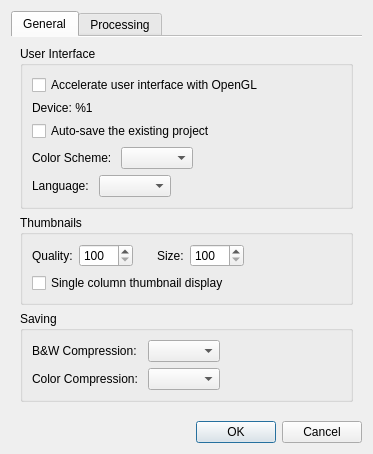
<?xml version="1.0" encoding="UTF-8"?>
<ui version="4.0">
 <class>SettingsDialog</class>
 <widget class="QDialog" name="SettingsDialog">
  <property name="geometry">
   <rect>
    <x>0</x>
    <y>0</y>
    <width>337</width>
    <height>419</height>
   </rect>
  </property>
  <property name="windowTitle">
   <string>Settings</string>
  </property>
  <layout class="QVBoxLayout" name="verticalLayout">
   <item>
    <widget class="QTabWidget" name="tabWidget">
     <property name="currentIndex">
      <number>0</number>
     </property>
     <property name="documentMode">
      <bool>true</bool>
     </property>
     <widget class="QWidget" name="tab">
      <attribute name="title">
       <string>General</string>
      </attribute>
      <layout class="QVBoxLayout" name="verticalLayout_4">
       <item>
        <widget class="QGroupBox" name="groupBox">
         <property name="title">
          <string>User Interface</string>
         </property>
         <layout class="QVBoxLayout" name="verticalLayout_2">
          <item>
           <widget class="QCheckBox" name="enableOpenglCb">
            <property name="text">
             <string>Accelerate user interface with OpenGL</string>
            </property>
           </widget>
          </item>
          <item>
           <widget class="QLabel" name="openglDeviceLabel">
            <property name="text">
             <string>Device: %1</string>
            </property>
           </widget>
          </item>
          <item>
           <widget class="QCheckBox" name="autoSaveProjectCB">
            <property name="text">
             <string>Auto-save the existing project</string>
            </property>
           </widget>
          </item>
          <item>
           <layout class="QHBoxLayout" name="horizontalLayout">
            <item>
             <widget class="QLabel" name="colorSchemeLabel">
              <property name="text">
               <string>Color Scheme: </string>
              </property>
             </widget>
            </item>
            <item>
             <widget class="QComboBox" name="colorSchemeBox"/>
            </item>
            <item>
             <spacer name="horizontalSpacer">
              <property name="orientation">
               <enum>Qt::Horizontal</enum>
              </property>
              <property name="sizeHint" stdset="0">
               <size>
                <width>1</width>
                <height>1</height>
               </size>
              </property>
             </spacer>
            </item>
           </layout>
          </item>
          <item>
           <layout class="QHBoxLayout" name="horizontalLayout_4">
            <item>
             <widget class="QLabel" name="languageLabel">
              <property name="text">
               <string>Language: </string>
              </property>
             </widget>
            </item>
            <item>
             <widget class="QComboBox" name="languageBox"/>
            </item>
            <item>
             <spacer name="horizontalSpacer_4">
              <property name="orientation">
               <enum>Qt::Horizontal</enum>
              </property>
              <property name="sizeHint" stdset="0">
               <size>
                <width>1</width>
                <height>1</height>
               </size>
              </property>
             </spacer>
            </item>
           </layout>
          </item>
         </layout>
         <zorder>enableOpenglCb</zorder>
         <zorder>autoSaveProjectCB</zorder>
         <zorder>openglDeviceLabel</zorder>
        </widget>
       </item>
       <item>
        <widget class="QGroupBox" name="thumbnailsParams">
         <property name="title">
          <string>Thumbnails</string>
         </property>
         <layout class="QVBoxLayout" name="verticalLayout_7">
          <item>
           <layout class="QHBoxLayout" name="horizontalLayout_8">
            <item>
             <layout class="QHBoxLayout" name="horizontalLayout_9">
              <item>
               <widget class="QLabel" name="thumbnailQualityLabel">
                <property name="text">
                 <string>Quality:</string>
                </property>
               </widget>
              </item>
              <item>
               <widget class="QSpinBox" name="thumbnailQualitySB">
                <property name="toolTip">
                 <string>The pixel size of the thumbnail image. The default value is 200.</string>
                </property>
                <property name="minimum">
                 <number>100</number>
                </property>
                <property name="maximum">
                 <number>1500</number>
                </property>
                <property name="singleStep">
                 <number>25</number>
                </property>
               </widget>
              </item>
             </layout>
            </item>
            <item>
             <spacer name="horizontalSpacer_7">
              <property name="orientation">
               <enum>Qt::Horizontal</enum>
              </property>
              <property name="sizeType">
               <enum>QSizePolicy::Fixed</enum>
              </property>
              <property name="sizeHint" stdset="0">
               <size>
                <width>18</width>
                <height>1</height>
               </size>
              </property>
             </spacer>
            </item>
            <item>
             <layout class="QHBoxLayout" name="horizontalLayout_10">
              <item>
               <widget class="QLabel" name="thumbnailSizeLabel">
                <property name="text">
                 <string>Size:</string>
                </property>
               </widget>
              </item>
              <item>
               <widget class="QSpinBox" name="thumbnailSizeSB">
                <property name="toolTip">
                 <string>The thumbnail size in the view. The default value is 250.</string>
                </property>
                <property name="minimum">
                 <number>100</number>
                </property>
                <property name="maximum">
                 <number>2000</number>
                </property>
                <property name="singleStep">
                 <number>25</number>
                </property>
               </widget>
              </item>
             </layout>
            </item>
            <item>
             <spacer name="horizontalSpacer_8">
              <property name="orientation">
               <enum>Qt::Horizontal</enum>
              </property>
              <property name="sizeHint" stdset="0">
               <size>
                <width>1</width>
                <height>1</height>
               </size>
              </property>
             </spacer>
            </item>
           </layout>
          </item>
          <item>
           <widget class="QCheckBox" name="singleColumnThumbnailsCB">
            <property name="text">
             <string>Single column thumbnail display</string>
            </property>
           </widget>
          </item>
         </layout>
        </widget>
       </item>
       <item>
        <widget class="QGroupBox" name="groupBox_2">
         <property name="title">
          <string>Saving</string>
         </property>
         <layout class="QHBoxLayout" name="horizontalLayout_2">
          <item>
           <layout class="QGridLayout" name="gridLayout">
            <item row="0" column="0">
             <widget class="QLabel" name="tiffCompressionBWLabel">
              <property name="text">
               <string>B&amp;W Compression: </string>
              </property>
             </widget>
            </item>
            <item row="0" column="1">
             <widget class="QComboBox" name="tiffCompressionBWBox"/>
            </item>
            <item row="1" column="0">
             <widget class="QLabel" name="tiffCompressionColorLabel">
              <property name="text">
               <string>Color Compression: </string>
              </property>
             </widget>
            </item>
            <item row="1" column="1">
             <widget class="QComboBox" name="tiffCompressionColorBox"/>
            </item>
           </layout>
          </item>
          <item>
           <spacer name="horizontalSpacer_2">
            <property name="orientation">
             <enum>Qt::Horizontal</enum>
            </property>
            <property name="sizeHint" stdset="0">
             <size>
              <width>1</width>
              <height>1</height>
             </size>
            </property>
           </spacer>
          </item>
         </layout>
        </widget>
       </item>
       <item>
        <spacer name="verticalSpacer_2">
         <property name="orientation">
          <enum>Qt::Vertical</enum>
         </property>
         <property name="sizeHint" stdset="0">
          <size>
           <width>20</width>
           <height>0</height>
          </size>
         </property>
        </spacer>
       </item>
      </layout>
     </widget>
     <widget class="QWidget" name="tab_2">
      <attribute name="title">
       <string>Processing</string>
      </attribute>
      <layout class="QVBoxLayout" name="verticalLayout_5">
       <item>
        <widget class="QGroupBox" name="groupBox_4">
         <property name="title">
          <string>White on black detection</string>
         </property>
         <layout class="QVBoxLayout" name="verticalLayout_6" stretch="0,0">
          <item>
           <widget class="QCheckBox" name="blackOnWhiteDetectionCB">
            <property name="toolTip">
             <string>Auto detect pages with light content on dark background. The corrections to all the auto algorithms are made for such pages.</string>
            </property>
            <property name="text">
             <string>Auto detect light content on dark background</string>
            </property>
           </widget>
          </item>
          <item>
           <widget class="QCheckBox" name="blackOnWhiteDetectionAtOutputCB">
            <property name="toolTip">
             <string>Whether to use auto detection at the output stage. The wrong result can be changed manually in the output filter options.</string>
            </property>
            <property name="text">
             <string>Use auto detection at the output stage</string>
            </property>
           </widget>
          </item>
         </layout>
        </widget>
       </item>
       <item>
        <widget class="QGroupBox" name="groupBox_3">
         <property name="title">
          <string>Deviation</string>
         </property>
         <layout class="QVBoxLayout" name="verticalLayout_3">
          <item>
           <widget class="QCheckBox" name="highlightDeviationCB">
            <property name="text">
             <string>Highlight the thumbnails of pages with high deviation</string>
            </property>
           </widget>
          </item>
          <item>
           <widget class="QGroupBox" name="deviationParams">
            <property name="title">
             <string>Params</string>
            </property>
            <layout class="QHBoxLayout" name="horizontalLayout_3">
             <item>
              <layout class="QGridLayout" name="gridLayout_2">
               <item row="0" column="0">
                <widget class="QLabel" name="deskewDeviationLabel">
                 <property name="text">
                  <string>Deksew:</string>
                 </property>
                </widget>
               </item>
               <item row="1" column="0">
                <widget class="QLabel" name="selectContentDeviationLabel">
                 <property name="text">
                  <string>Select content:</string>
                 </property>
                </widget>
               </item>
               <item row="1" column="1">
                <widget class="QDoubleSpinBox" name="selectContentDeviationCoefSB">
                 <property name="toolTip">
                  <string>Deviation multiplier: a higher value means lower sensivity.</string>
                 </property>
                 <property name="minimum">
                  <double>0.100000000000000</double>
                 </property>
                 <property name="maximum">
                  <double>9.990000000000000</double>
                 </property>
                 <property name="singleStep">
                  <double>0.050000000000000</double>
                 </property>
                </widget>
               </item>
               <item row="2" column="0">
                <widget class="QLabel" name="marginsDeviationLabel">
                 <property name="text">
                  <string>Margins:</string>
                 </property>
                </widget>
               </item>
               <item row="0" column="1">
                <widget class="QDoubleSpinBox" name="deskewDeviationCoefSB">
                 <property name="toolTip">
                  <string>Deviation multiplier: a higher value means lower sensivity.</string>
                 </property>
                 <property name="minimum">
                  <double>0.100000000000000</double>
                 </property>
                 <property name="maximum">
                  <double>9.990000000000000</double>
                 </property>
                 <property name="singleStep">
                  <double>0.050000000000000</double>
                 </property>
                </widget>
               </item>
               <item row="0" column="2">
                <widget class="QDoubleSpinBox" name="deskewDeviationThresholdSB">
                 <property name="toolTip">
                  <string>The minimum deviation to be highlighted.</string>
                 </property>
                 <property name="maximum">
                  <double>45.000000000000000</double>
                 </property>
                 <property name="singleStep">
                  <double>0.100000000000000</double>
                 </property>
                </widget>
               </item>
               <item row="1" column="2">
                <widget class="QDoubleSpinBox" name="selectContentDeviationThresholdSB">
                 <property name="toolTip">
                  <string>The minimum deviation to be highlighted.</string>
                 </property>
                 <property name="decimals">
                  <number>1</number>
                 </property>
                 <property name="maximum">
                  <double>999.000000000000000</double>
                 </property>
                 <property name="singleStep">
                  <double>1.000000000000000</double>
                 </property>
                </widget>
               </item>
               <item row="2" column="1">
                <widget class="QDoubleSpinBox" name="marginsDeviationCoefSB">
                 <property name="toolTip">
                  <string>Deviation multiplier: a higher value means lower sensivity.</string>
                 </property>
                 <property name="minimum">
                  <double>0.100000000000000</double>
                 </property>
                 <property name="maximum">
                  <double>9.990000000000000</double>
                 </property>
                 <property name="singleStep">
                  <double>0.050000000000000</double>
                 </property>
                </widget>
               </item>
               <item row="2" column="2">
                <widget class="QDoubleSpinBox" name="marginsDeviationThresholdSB">
                 <property name="toolTip">
                  <string>The minimum deviation to be highlighted.</string>
                 </property>
                 <property name="decimals">
                  <number>1</number>
                 </property>
                 <property name="maximum">
                  <double>999.000000000000000</double>
                 </property>
                 <property name="singleStep">
                  <double>1.000000000000000</double>
                 </property>
                </widget>
               </item>
              </layout>
             </item>
             <item>
              <spacer name="horizontalSpacer_3">
               <property name="orientation">
                <enum>Qt::Horizontal</enum>
               </property>
               <property name="sizeHint" stdset="0">
                <size>
                 <width>1</width>
                 <height>1</height>
                </size>
               </property>
              </spacer>
             </item>
            </layout>
           </widget>
          </item>
         </layout>
        </widget>
       </item>
       <item>
        <spacer name="verticalSpacer">
         <property name="orientation">
          <enum>Qt::Vertical</enum>
         </property>
         <property name="sizeHint" stdset="0">
          <size>
           <width>20</width>
           <height>0</height>
          </size>
         </property>
        </spacer>
       </item>
      </layout>
     </widget>
    </widget>
   </item>
   <item>
    <widget class="QDialogButtonBox" name="buttonBox">
     <property name="orientation">
      <enum>Qt::Horizontal</enum>
     </property>
     <property name="standardButtons">
      <set>QDialogButtonBox::Cancel|QDialogButtonBox::Ok</set>
     </property>
    </widget>
   </item>
  </layout>
 </widget>
 <resources/>
 <connections>
  <connection>
   <sender>buttonBox</sender>
   <signal>accepted()</signal>
   <receiver>SettingsDialog</receiver>
   <slot>accept()</slot>
   <hints>
    <hint type="sourcelabel">
     <x>248</x>
     <y>254</y>
    </hint>
    <hint type="destinationlabel">
     <x>157</x>
     <y>274</y>
    </hint>
   </hints>
  </connection>
  <connection>
   <sender>buttonBox</sender>
   <signal>rejected()</signal>
   <receiver>SettingsDialog</receiver>
   <slot>reject()</slot>
   <hints>
    <hint type="sourcelabel">
     <x>316</x>
     <y>260</y>
    </hint>
    <hint type="destinationlabel">
     <x>286</x>
     <y>274</y>
    </hint>
   </hints>
  </connection>
 </connections>
</ui>
